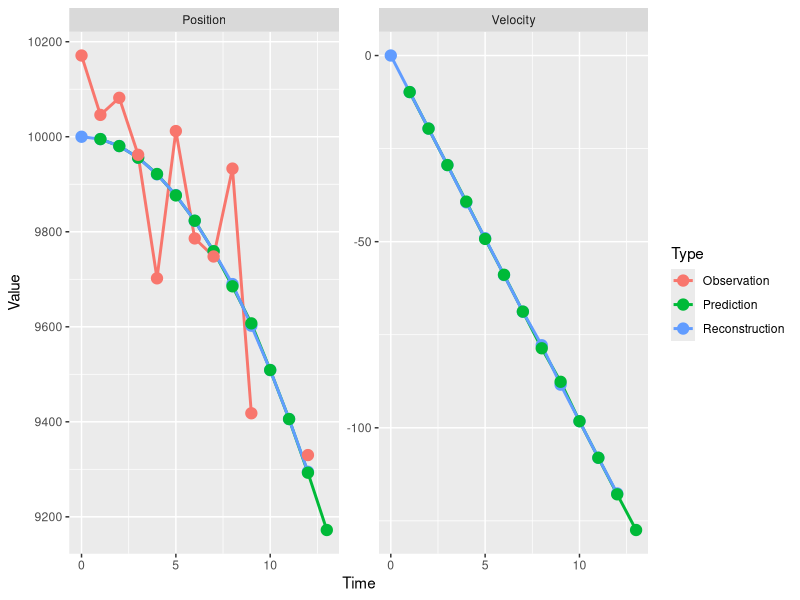
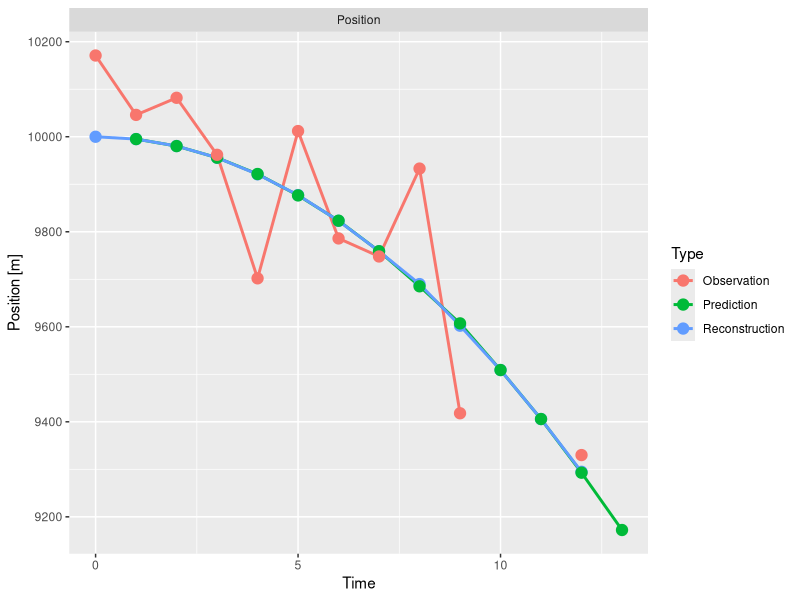
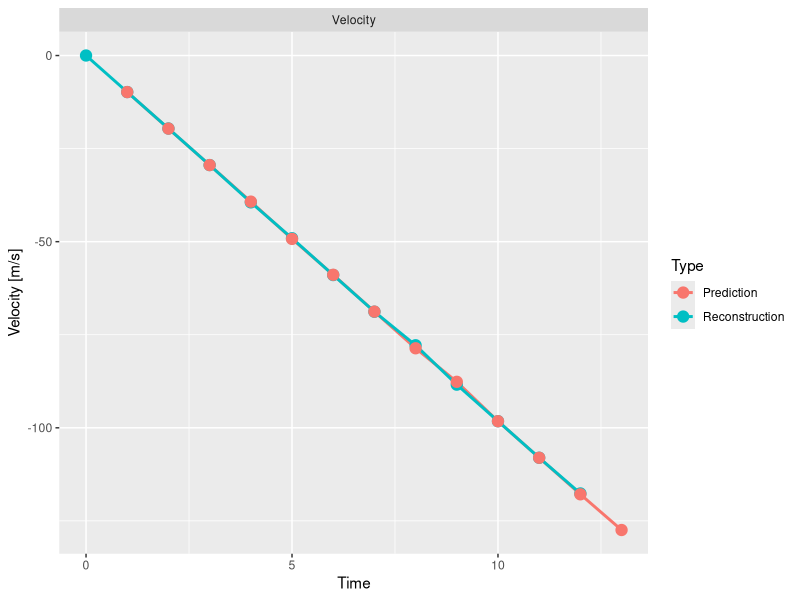
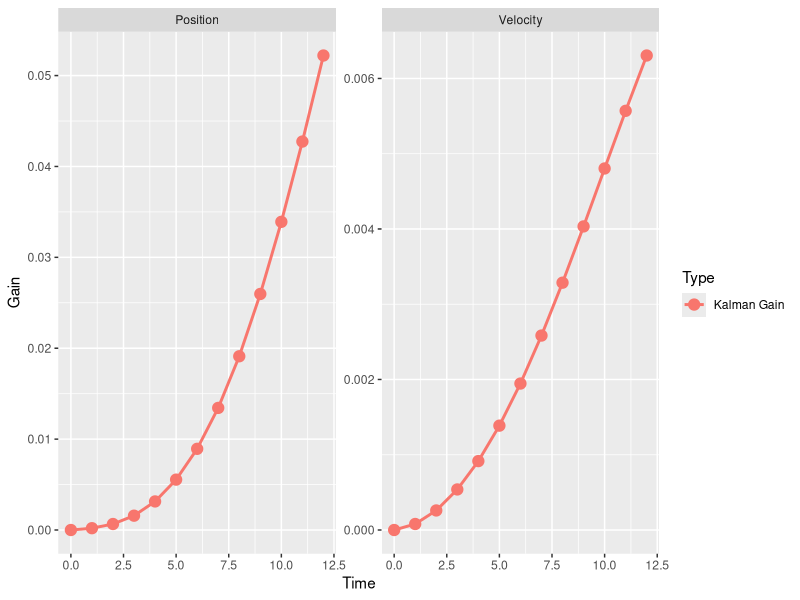

The R source for these figures, in order:


y <- c(10171,10046,10082,9962,9702,10012,9786,9748,9933,9418,NA,NA,9330)

n <- length(y)

# System Description
A <- matrix(c(1,0,1,1),2,2)
B <- matrix(-c(.5,1),2,1)
C <- matrix(c(1,0),1,2)
u <- 9.82
Sigma1 <- matrix(c(2,.8,.8,1),2,2)
Sigma2 <- 10000

# Initialize variables for storing results
Kt.store <- matrix(NA,n,2)
Xhr <- Xhp <- Kt.store
Sxx.r <- Sxx.p <- matrix(NA,n,4)
Syy.p <- rep(NA,n)

# Initiailzation
Xh.t.tm1 <- matrix(c(10000,0))
Sxx.t.tm1 <- matrix(0,2,2)
Syy.t.tm1 <- Sigma2

# Reconstruction
Kt <- Sxx.t.tm1 %*% t(C) %*% solve(Syy.t.tm1)
Xh.t.t <- Xh.t.tm1 + Kt %*% (y[1] - C%*%Xh.t.tm1)
Sxx.t.t = Sxx.t.tm1 - Kt %*% Syy.t.tm1 %*% t(Kt)

#Prediction
Xh.tp1.t <- A %*% Xh.t.t + B%*%u
Sxx.tp1.t <- A %*% Sxx.t.t %*% t(A) + Sigma1
Syy.tp1.t <- C %*% Sxx.tp1.t %*% t(C) + Sigma2

# Store step result
Kt.store[1,] <- t(Kt)
Xhr[1,] <- t(Xh.t.t)
Sxx.r[1,] <- as.vector(Sxx.t.t)
Xhp[1,] <- t(Xh.tp1.t)
Sxx.p[1,] <- as.vector(Sxx.tp1.t)
Syy.p[1] <- Syy.tp1.t

# Prepare for next iteration
Xh.t.tm1 <- Xh.tp1.t
Sxx.t.tm1 <- Sxx.tp1.t
Syy.t.tm1 <- Syy.tp1.t

# Loop through the rest

for(tt in 2:n){
  # Reconstruction
  if(is.na(y[tt])){
    yy <- C%*%Xh.t.tm1
  }else{
    yy <- y[tt]
  }

  Kt <- Sxx.t.tm1 %*% t(C) %*% solve(Syy.t.tm1)
  Xh.t.t <- Xh.t.tm1 + Kt %*% (yy - C%*%Xh.t.tm1)
  Sxx.t.t = Sxx.t.tm1 - Kt %*% Syy.t.tm1 %*% t(Kt)

  #Preciction
  Xh.tp1.t <- A %*% Xh.t.t + B%*%u
  Sxx.tp1.t <- A %*% Sxx.t.t %*% t(A) + Sigma1
  Syy.tp1.t <- C %*% Sxx.tp1.t %*% t(C) + Sigma2

  # Store step result
  Kt.store[tt,] <- t(Kt)
  Xhr[tt,] <- t(Xh.t.t)
  Sxx.r[tt,] <- as.vector(Sxx.t.t)
  Xhp[tt,] <- t(Xh.tp1.t)
  Sxx.p[tt,] <- as.vector(Sxx.tp1.t)
  Syy.p[tt] <- Syy.tp1.t

  # Prepare for next iteration
  Xh.t.tm1 <- Xh.tp1.t
  Sxx.t.tm1 <- Sxx.tp1.t
  Syy.t.tm1 <- Syy.tp1.t
}

# Manipulate data for ggplot

dat <- data.frame("Variable"=c(rep("Position",n),rep("Velocity",n)),
                  "Type"="Reconstruction","Time"=rep(0:(n-1),2),"Value"=as.vector(Xhr))

dat <- rbind(dat,data.frame("Variable"=c(rep("Position",n),rep("Velocity",n)),
                            "Type"="Prediction","Time"=rep(1:n,2),"Value"=as.vector(Xhp)))

dat <- rbind(dat,data.frame("Variable"=c(rep("Position",n)),
                            "Type"="Observation","Time"=rep(0:(n-1),1),"Value"=as.vector(y)))

kdat <- data.frame("Variable"=c(rep("Position",n),rep("Velocity",n)),"Type"="Kalman Gain",
                   Time=0:(n-1),Value=as.vector(Kt.store))

require(ggplot2)
plt <- ggplot(data=dat,aes(x=Time,y=Value,color=Type))

plt + geom_line(size=1) + geom_point(size=3.5) + facet_wrap( ~ Variable,scales="free")

plt <- ggplot(data=dat[dat$Variable=="Position",],aes(x=Time,y=Value,color=Type))

plt + geom_line(size=1) + geom_point(size=3.5) + facet_wrap( ~ Variable,scales="free") + ylab("Position [m]")

plt <- ggplot(data=dat[dat$Variable=="Velocity",],aes(x=Time,y=Value,color=Type))

plt + geom_line(size=1) + geom_point(size=3.5) + facet_wrap( ~ Variable,scales="free") + ylab("Velocity [m/s]")


kplt <- ggplot(data=kdat,aes(x=Time,y=Value,color=Type))
kplt + geom_line(size=1) + geom_point(size=3.5) + facet_wrap( ~ Variable,scales="free") + ylab("Gain")

